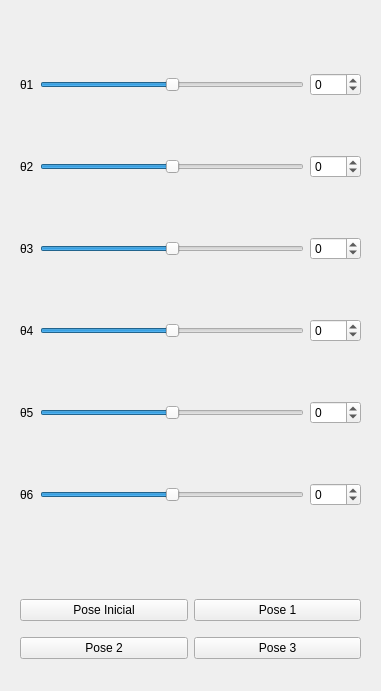
<?xml version="1.0" encoding="UTF-8"?>
<ui version="4.0">
 <class>Form</class>
 <widget class="QWidget" name="Form">
  <property name="geometry">
   <rect>
    <x>0</x>
    <y>0</y>
    <width>381</width>
    <height>691</height>
   </rect>
  </property>
  <property name="windowTitle">
   <string>Form</string>
  </property>
  <layout class="QVBoxLayout" name="verticalLayout">
   <item>
    <widget class="QWidget" name="widget" native="true">
     <layout class="QGridLayout" name="gridLayout_3">
      <item row="0" column="0">
       <widget class="QLabel" name="label">
        <property name="maximumSize">
         <size>
          <width>100</width>
          <height>16777215</height>
         </size>
        </property>
        <property name="text">
         <string>θ1</string>
        </property>
       </widget>
      </item>
      <item row="0" column="1">
       <widget class="QSlider" name="slider1">
        <property name="minimum">
         <number>-150</number>
        </property>
        <property name="maximum">
         <number>150</number>
        </property>
        <property name="orientation">
         <enum>Qt::Orientation::Horizontal</enum>
        </property>
       </widget>
      </item>
      <item row="0" column="2">
       <widget class="QSpinBox" name="spinBox1">
        <property name="sizePolicy">
         <sizepolicy hsizetype="Fixed" vsizetype="Fixed">
          <horstretch>0</horstretch>
          <verstretch>0</verstretch>
         </sizepolicy>
        </property>
        <property name="maximumSize">
         <size>
          <width>100</width>
          <height>16777215</height>
         </size>
        </property>
        <property name="minimum">
         <number>-150</number>
        </property>
        <property name="maximum">
         <number>150</number>
        </property>
       </widget>
      </item>
      <item row="1" column="0">
       <widget class="QLabel" name="label_3">
        <property name="text">
         <string>θ2</string>
        </property>
       </widget>
      </item>
      <item row="1" column="1">
       <widget class="QSlider" name="slider2">
        <property name="minimum">
         <number>-150</number>
        </property>
        <property name="maximum">
         <number>150</number>
        </property>
        <property name="orientation">
         <enum>Qt::Orientation::Horizontal</enum>
        </property>
       </widget>
      </item>
      <item row="1" column="2">
       <widget class="QSpinBox" name="spinBox2">
        <property name="sizePolicy">
         <sizepolicy hsizetype="Fixed" vsizetype="Fixed">
          <horstretch>0</horstretch>
          <verstretch>0</verstretch>
         </sizepolicy>
        </property>
        <property name="maximumSize">
         <size>
          <width>100</width>
          <height>16777215</height>
         </size>
        </property>
        <property name="minimum">
         <number>-150</number>
        </property>
        <property name="maximum">
         <number>150</number>
        </property>
       </widget>
      </item>
      <item row="2" column="0">
       <widget class="QLabel" name="label_4">
        <property name="text">
         <string>θ3</string>
        </property>
       </widget>
      </item>
      <item row="2" column="1">
       <widget class="QSlider" name="slider3">
        <property name="minimum">
         <number>-150</number>
        </property>
        <property name="maximum">
         <number>150</number>
        </property>
        <property name="orientation">
         <enum>Qt::Orientation::Horizontal</enum>
        </property>
       </widget>
      </item>
      <item row="2" column="2">
       <widget class="QSpinBox" name="spinBox3">
        <property name="sizePolicy">
         <sizepolicy hsizetype="Fixed" vsizetype="Fixed">
          <horstretch>0</horstretch>
          <verstretch>0</verstretch>
         </sizepolicy>
        </property>
        <property name="maximumSize">
         <size>
          <width>100</width>
          <height>16777215</height>
         </size>
        </property>
        <property name="minimum">
         <number>-150</number>
        </property>
        <property name="maximum">
         <number>150</number>
        </property>
       </widget>
      </item>
      <item row="3" column="0">
       <widget class="QLabel" name="label_5">
        <property name="text">
         <string>θ4</string>
        </property>
       </widget>
      </item>
      <item row="3" column="1">
       <widget class="QSlider" name="slider4">
        <property name="minimum">
         <number>-150</number>
        </property>
        <property name="maximum">
         <number>150</number>
        </property>
        <property name="orientation">
         <enum>Qt::Orientation::Horizontal</enum>
        </property>
       </widget>
      </item>
      <item row="3" column="2">
       <widget class="QSpinBox" name="spinBox4">
        <property name="sizePolicy">
         <sizepolicy hsizetype="Fixed" vsizetype="Fixed">
          <horstretch>0</horstretch>
          <verstretch>0</verstretch>
         </sizepolicy>
        </property>
        <property name="maximumSize">
         <size>
          <width>100</width>
          <height>16777215</height>
         </size>
        </property>
        <property name="minimum">
         <number>-150</number>
        </property>
        <property name="maximum">
         <number>150</number>
        </property>
       </widget>
      </item>
      <item row="4" column="0">
       <widget class="QLabel" name="label_6">
        <property name="text">
         <string>θ5</string>
        </property>
       </widget>
      </item>
      <item row="4" column="1">
       <widget class="QSlider" name="slider5">
        <property name="minimum">
         <number>-150</number>
        </property>
        <property name="maximum">
         <number>150</number>
        </property>
        <property name="orientation">
         <enum>Qt::Orientation::Horizontal</enum>
        </property>
       </widget>
      </item>
      <item row="4" column="2">
       <widget class="QSpinBox" name="spinBox5">
        <property name="sizePolicy">
         <sizepolicy hsizetype="Fixed" vsizetype="Fixed">
          <horstretch>0</horstretch>
          <verstretch>0</verstretch>
         </sizepolicy>
        </property>
        <property name="maximumSize">
         <size>
          <width>100</width>
          <height>16777215</height>
         </size>
        </property>
        <property name="minimum">
         <number>-150</number>
        </property>
        <property name="maximum">
         <number>150</number>
        </property>
       </widget>
      </item>
      <item row="5" column="0">
       <widget class="QLabel" name="label_7">
        <property name="text">
         <string>θ6</string>
        </property>
       </widget>
      </item>
      <item row="5" column="1">
       <widget class="QSlider" name="slider6">
        <property name="minimum">
         <number>-150</number>
        </property>
        <property name="maximum">
         <number>150</number>
        </property>
        <property name="orientation">
         <enum>Qt::Orientation::Horizontal</enum>
        </property>
       </widget>
      </item>
      <item row="5" column="2">
       <widget class="QSpinBox" name="spinBox6">
        <property name="sizePolicy">
         <sizepolicy hsizetype="Fixed" vsizetype="Fixed">
          <horstretch>0</horstretch>
          <verstretch>0</verstretch>
         </sizepolicy>
        </property>
        <property name="maximumSize">
         <size>
          <width>100</width>
          <height>16777215</height>
         </size>
        </property>
        <property name="minimum">
         <number>-150</number>
        </property>
        <property name="maximum">
         <number>150</number>
        </property>
       </widget>
      </item>
     </layout>
    </widget>
   </item>
   <item>
    <widget class="QWidget" name="buttonsWidget" native="true">
     <property name="maximumSize">
      <size>
       <width>16777215</width>
       <height>100</height>
      </size>
     </property>
     <layout class="QGridLayout" name="gridLayout">
      <item row="1" column="0">
       <widget class="QPushButton" name="pose2Button">
        <property name="text">
         <string>Pose 2</string>
        </property>
       </widget>
      </item>
      <item row="0" column="0">
       <widget class="QPushButton" name="InitialPoseButton">
        <property name="text">
         <string>Pose Inicial</string>
        </property>
       </widget>
      </item>
      <item row="0" column="1">
       <widget class="QPushButton" name="pose1Button">
        <property name="text">
         <string>Pose 1</string>
        </property>
       </widget>
      </item>
      <item row="1" column="1">
       <widget class="QPushButton" name="pose3Button">
        <property name="text">
         <string>Pose 3</string>
        </property>
       </widget>
      </item>
     </layout>
    </widget>
   </item>
  </layout>
 </widget>
 <resources/>
 <connections/>
</ui>
